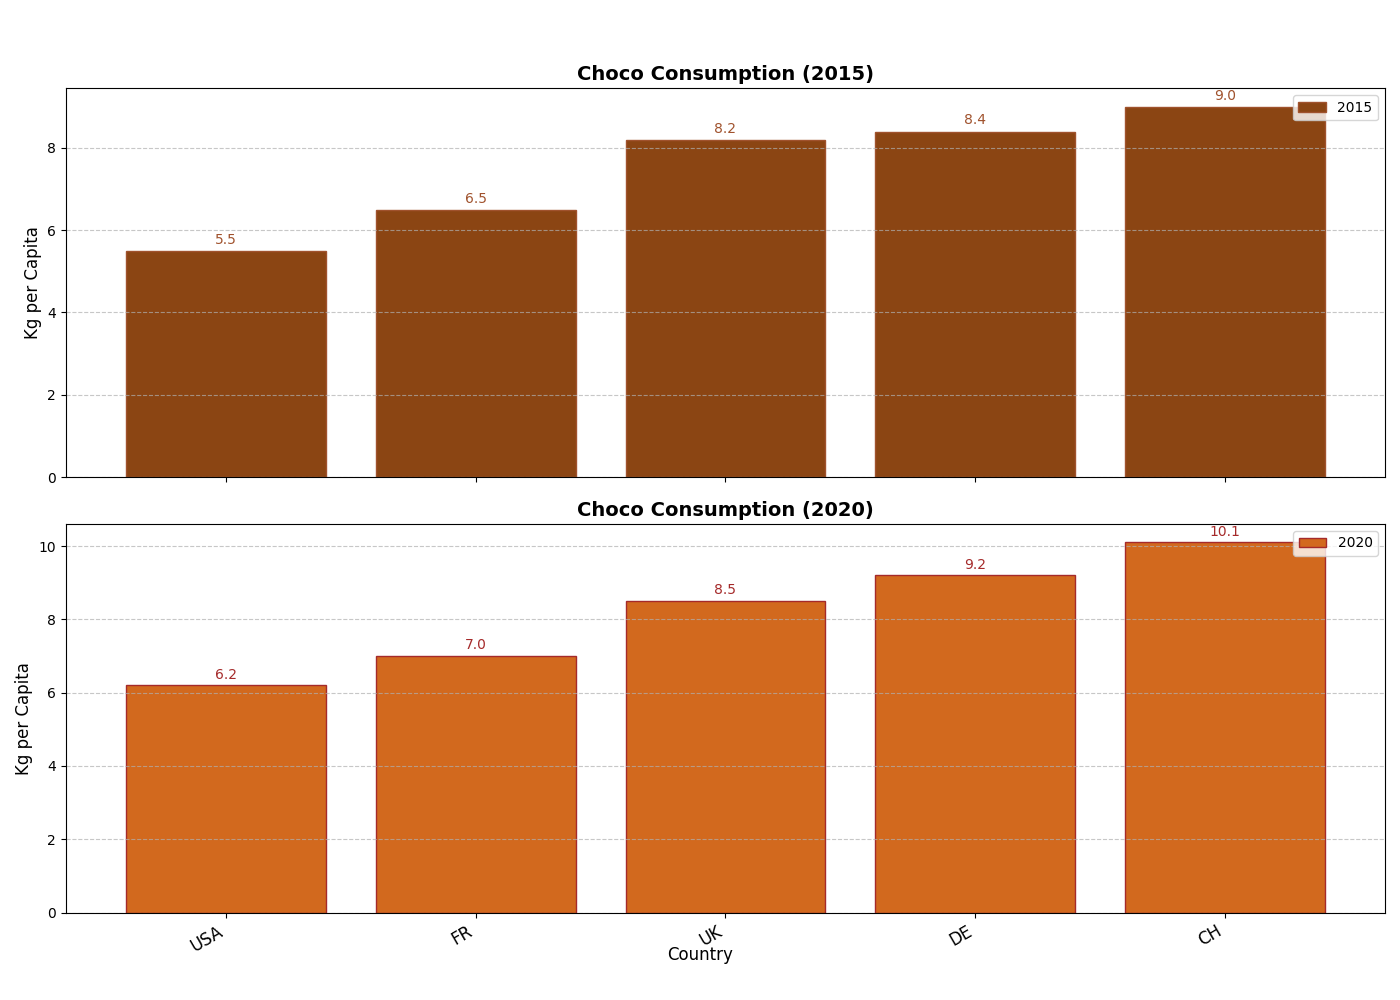

This chart was generated by the following Python code:
import matplotlib.pyplot as plt
import numpy as np

# Data Initialization
countries = ['CH', 'DE', 'UK', 'USA', 'FR']
choco_2015 = [9.0, 8.4, 8.2, 5.5, 6.5]
choco_2020 = [10.1, 9.2, 8.5, 6.2, 7.0]

# Sorting data for 2015
sorted_indices_2015 = np.argsort(choco_2015)
sorted_choco_2015 = np.array(choco_2015)[sorted_indices_2015]
sorted_countries_2015 = np.array(countries)[sorted_indices_2015]

# Sorting data for 2020
sorted_indices_2020 = np.argsort(choco_2020)
sorted_choco_2020 = np.array(choco_2020)[sorted_indices_2020]
sorted_countries_2020 = np.array(countries)[sorted_indices_2020]

# Plotting
fig, ax = plt.subplots(2, 1, figsize=(14, 10), sharex=True)

# Plotting 2015 consumption
locs_2015 = np.arange(len(sorted_countries_2015))
bars_2015 = ax[0].bar(locs_2015, sorted_choco_2015, color='saddlebrown', edgecolor='sienna', label='2015')
ax[0].set_ylabel('Kg per Capita', fontsize=12)
ax[0].set_title('Choco Consumption (2015)', fontsize=14, fontweight='bold')
ax[0].legend(loc='upper right', fontsize=10)
ax[0].grid(axis='y', linestyle='--', alpha=0.7)

# Annotating values on bars
for bar in bars_2015:
    ax[0].text(bar.get_x() + bar.get_width()/2, bar.get_height() + 0.1, f'{bar.get_height():.1f}',
               ha='center', va='bottom', fontsize=10, color='sienna')

# Plotting 2020 consumption
locs_2020 = np.arange(len(sorted_countries_2020))
bars_2020 = ax[1].bar(locs_2020, sorted_choco_2020, color='chocolate', edgecolor='brown', label='2020')
ax[1].set_ylabel('Kg per Capita', fontsize=12)
ax[1].set_title('Choco Consumption (2020)', fontsize=14, fontweight='bold')
ax[1].legend(loc='upper right', fontsize=10)
ax[1].grid(axis='y', linestyle='--', alpha=0.7)

# Annotating values on bars
for bar in bars_2020:
    ax[1].text(bar.get_x() + bar.get_width()/2, bar.get_height() + 0.1, f'{bar.get_height():.1f}',
               ha='center', va='bottom', fontsize=10, color='brown')

# Set shared x-axis labels
ax[1].set_xticks(locs_2020)
ax[1].set_xticklabels(sorted_countries_2020, rotation=30, ha='right', fontsize=12)

# Adding a common xlabel
fig.text(0.5, 0.04, 'Country', ha='center', fontsize=12)

# Adjust layout to avoid overlapping
plt.tight_layout(rect=[0, 0.03, 1, 0.95])

# Show plot
plt.show()
